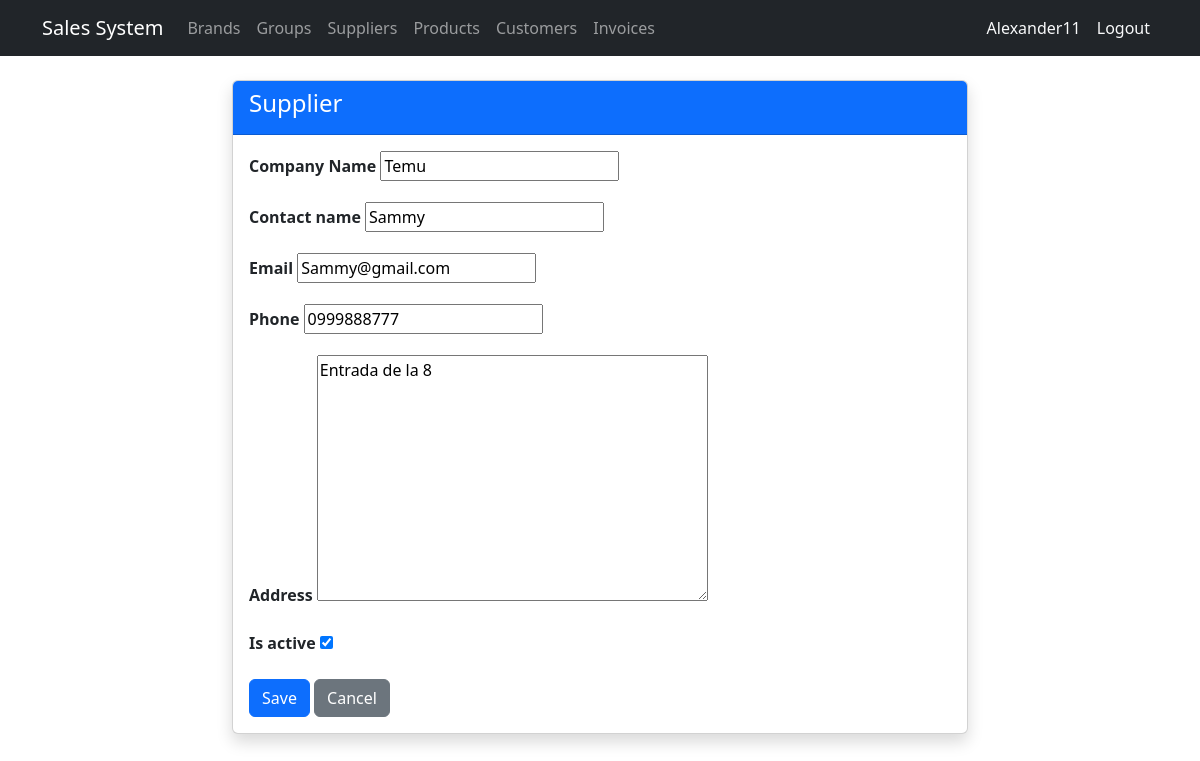
Page /suppliers/3/edit/ (signed in) on the committed database.
### billing/models.py (models this page shows, shortened)
class Supplier(models.Model):
    name = models.CharField(max_length=200, verbose_name='Company Name')
    contact_name = models.CharField(max_length=200, blank=True, null=True)
    email = models.EmailField(blank=True, null=True)
    phone = models.CharField(max_length=20, blank=True, null=True)
    address = models.TextField(blank=True, null=True)
    is_active = models.BooleanField(default=True)
    created_at = models.DateTimeField(auto_now_add=True)
    updated_at = models.DateTimeField(auto_now=True)
    class Meta:
        verbose_name = 'Supplier'
        verbose_name_plural = 'Suppliers'
        ordering = ['name']

### billing/views.py (the view)
# urls.py: path('suppliers/<int:pk>/edit/', views.SupplierUpdateView.as_view(), name='supplier_update'),
class SupplierUpdateView(LoginRequiredMixin, UpdateView):
    model = Supplier; fields = ['name', 'contact_name', 'email', 'phone', 'address', 'is_active']; template_name = 'billing/supplier_form.html'; success_url = reverse_lazy('billing:supplier_list')

### billing/templates/billing/supplier_form.html (shortened to what this page needs)
{% extends 'billing/base.html' %}
{% block content %}
<div class="row justify-content-center">
  <div class="col-md-8">
    <div class="card shadow">
      <div class="card-header bg-primary text-white"><h4>Supplier</h4></div>
      <div class="card-body">
        <form method="post">
          {% for field in form %}
          <div class="mb-3">
            <label class="form-label fw-bold">{{ field.label }}</label>
            {{ field }}
          </div>
          {% endfor %}
          <button type="submit" class="btn btn-primary">Save</button>
          <a href="{% url 'billing:supplier_list' %}" class="btn btn-secondary">Cancel</a>
        </form>
      </div>
    </div>
  </div>
</div>
{% endblock %}

### billing/templates/billing/base.html (shortened to what this page needs)
<!DOCTYPE html>
<html lang="es">
<head>
  <link href="https://cdn.jsdelivr.net/npm/bootstrap@5.3.0/dist/css/bootstrap.min.css" rel="stylesheet">
</head>
<body>
<nav class="navbar navbar-expand-lg navbar-dark bg-dark">
  <div class="container">
    <a class="navbar-brand" href="{% url 'billing:home' %}">Sales System</a>
    <div class="collapse navbar-collapse" id="nav">
      <ul class="navbar-nav me-auto">
        {% if user.is_authenticated %}
        <li class="nav-item"><a class="nav-link" href="{% url 'billing:brand_list' %}">Brands</a></li>
        <li class="nav-item"><a class="nav-link" href="{% url 'billing:productgroup_list' %}">Groups</a></li>
        <li class="nav-item"><a class="nav-link" href="{% url 'billing:supplier_list' %}">Suppliers</a></li>
        <li class="nav-item"><a class="nav-link" href="{% url 'billing:product_list' %}">Products</a></li>
        <li class="nav-item"><a class="nav-link" href="{% url 'billing:customer_list' %}">Customers</a></li>
        <li class="nav-item"><a class="nav-link" href="{% url 'billing:invoice_list' %}">Invoices</a></li>
        {% endif %}
      </ul>
      <ul class="navbar-nav">
        {% if user.is_authenticated %}
        <li class="nav-item">
        <span class="nav-link text-light">{{ user.username }}</span>
        </li>
        <li class="nav-item">
        <form method="post" action="{% url 'logout' %}" class="d-inline">
          <button type="submit" class="nav-link btn btn-link text-light"
              style="text-decoration:none;">Logout</button>
        </form>
        </li>
        {% endif %}
      </ul>
    </div>
  </div>
</nav>
<div class="container mt-4">
  {% block content %}{% endblock %}
</div>
</body>
</html>

### rows in the picture
Supplier: form "Temu" "Sammy" "Sammy@gmail.com" "0999888777" "Entrada de la 8" "☑"

### other values in the picture
{{ user.username }} "Alexander11"
{{ field.label }} "Company Name" "Contact name" "Email" "Phone" "Address" "Is active"
